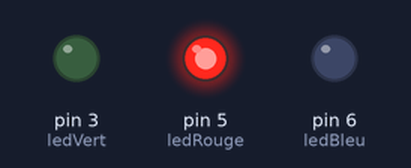
This sketch was run on a simulated Arduino Uno, built with avr-gcc and run on an emulated ATmega328P. Shown: output pins drawn as LEDs (lit = HIGH).

Above: at 0.05 s.
At 0.65 s:
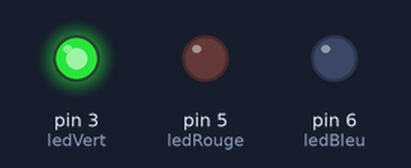
At 1.25 s:
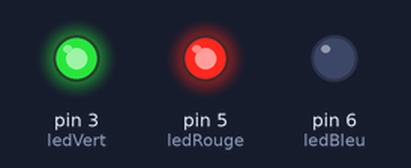
At 2.45 s:
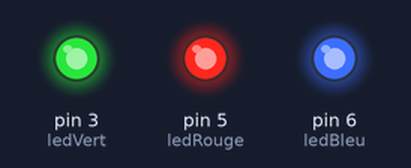
At 3.45 s:
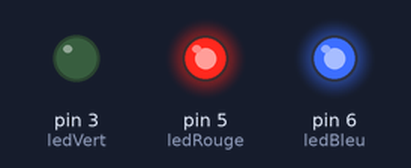
At 4.85 s:
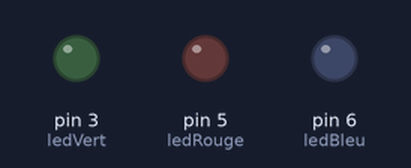
Timing chart, 0 to 6.5 s (numbered marks = the images above):
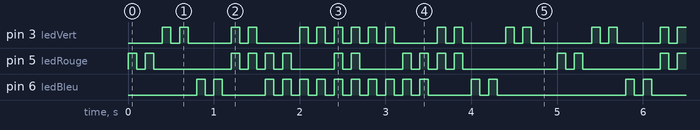

Measured:
- by itself, pin 3 (ledVert), pin 5 (ledRouge), pin 6 (ledBleu): moves between LOW and HIGH, repeating every 5.0 s
- by itself, everything shown: repeats every 5.0 s, in 48 steps

The sketch:

Ruban_LED.ino
```cpp
// --- Bandeau à Leds - Pilotage via Arduino ---
// TXRobotic
// 17/06/2015

// ************ Inialisation des variables ************

const int R = 1; // Inialisation de R (qui correpond au rouge) à l'état haut au démarrage
const int V = 1; // Inialisation de V (qui correpond au vert) à l'état haut au démarrage
const int B = 1; // Inialisation de B (qui correpond au bleu) à l'état haut au démarrage

const int ledVert = 3; // Configuration de la broche 3 (PWM) de l'Arduino à ledVert
const int ledRouge = 5; // Configuration de la broche 5 (PWM) de l'Arduino à ledRouge
const int ledBleu = 6; // Configuration de la broche 6 (PWM) de l'Arduino à ledBleu

void setup()
{
pinMode (ledVert,OUTPUT); // Broche ledVert configurée en sortie
pinMode (ledRouge,OUTPUT); // Broche ledRouge configurée en sortie
pinMode (ledBleu,OUTPUT); // Broche ledBleu configurée en sortie
}

// ************ Début de la boucle principale du programme ************

void loop()
{
/*all_degresif();
delay(200); // Pause de 200ms

all_lentement();
delay(200);
*/
changement_rapide();
delay(200);
/*
changement_lent();
delay(200);
*/
//while(1); // La fonction while(1) permet de réaliser une boucle infinie, votre programme tournera sans s'arrêter
}

// ************ Fonction pour combiner couleurs ON/OFF ************

void ledRVB(int Rouge, int Vert, int Bleu)
{
if (Rouge==1) digitalWrite(ledRouge,HIGH); // allume couleur
if (Rouge==0) digitalWrite(ledRouge,LOW); // éteint couleur

if (Vert==1) digitalWrite(ledVert,HIGH); // allume couleur
if (Vert==0) digitalWrite(ledVert,LOW); // éteint couleur

if (Bleu==1) digitalWrite(ledBleu,HIGH); // allume couleur
if (Bleu==0) digitalWrite(ledBleu,LOW); // éteint couleur
}

// ************ Fonction pour variation progressive des couleurs ************

void ledRVBpwm(int pwmRouge, int pwmVert, int pwmBleu) // reçoit valeur 0-255 par couleur
{
analogWrite(ledRouge, pwmRouge);
analogWrite(ledVert, pwmVert);
analogWrite(ledBleu, pwmBleu);

}

// ************ Fonctions allumage d'une seule couleur ************

void vert () // Allume la LED verte puis l'éteint au bout de 200ms
{
digitalWrite(ledVert,HIGH);
delay(200);

digitalWrite(ledVert,LOW);
delay(200);
}

void rouge () // Allume la LED rouge puis l'éteint au bout de 200ms
{
digitalWrite(ledRouge,HIGH);
delay(200);

digitalWrite(ledRouge,LOW);
delay(200);
}

void bleu () // Allume la LED rouge puis l'éteint au bout de 200ms
{
digitalWrite(ledBleu,HIGH);
delay(200);

digitalWrite(ledBleu,LOW);
delay(200);
}

void violet () // Allume les LEDs Rouge et Bleu pour créer du violet puis l'éteint au bout de 200ms
{
ledRVB(R,0,B);
delay(200);

ledRVB(0,0,0);
delay(200);
}

void jaune () // Allume les LED Rouge et Verte pour créer du jaune puis l'éteint au bout de 200ms
{
ledRVB(R,V,0);
delay(200);

ledRVB(0,0,0);
delay(200);
}

void bleu_clair () // Allume les LEDs Verte et Bleu pour créer du bleu clair puis l'éteint au bout de 200ms
{
ledRVB(0,V,B);
delay(200);

ledRVB(0,0,0);
delay(200);
}

void all () // Allume les 3 LEDs pour créer du blanc puis l'éteint au bout de 200ms
{
ledRVB(R,V,B);
delay(200);

ledRVB(0,0,0);
delay(200);
}

// ************ Fonction clignotement d'une seule couleur ************

void vert_clignotement () // Fait clignoter la LED verte 10 fois
{
for (int i = 0; i < 10 ; i++)
{
digitalWrite(ledVert,HIGH);
delay(200);

digitalWrite(ledVert,LOW);
delay(200);
}
}

// ************ Fonction de dégradé de couleur ************

void all_degresif ()
{
// Variation de rouge
for (int i=0; i<=255; i++) // Prends toutes les valeurs de 0 à 255
{
ledRVBpwm(i,0,0); // Génère une impulsion de largeur voulue pour la couleur
delay(40); // pause de 40ms
}

// variation de bleu - rouge dégressif
for (int i=0; i<=255; i++) // Prends toutes les valeurs de 0 à 255
{
ledRVBpwm(255-i,0,i); // Génère une impulsion de largeur voulue pour la couleur
delay(40); // pause de 40ms
}

// variation de vert - bleu dégressif
for (int i=0; i<=255; i++) // Prends toutes les valeurs de 0 à 255
{
ledRVBpwm(0,i,255-i); // Génère une impulsion de largeur voulue pour la couleur
delay(40); // pause de 40ms
}

// variation de bleu - rouge dégressif
for (int i=0; i<=255; i++) // Prends toutes les valeurs de 0 à 255
{
ledRVBpwm(i,255-i,0); // Génère une impulsion de largeur voulue pour la couleur
delay(40); // pause de 40ms
}
}

// ************ Fonction de changement de couleur lente ************
void changement_lent ()
{
ledRVB(1,0,0);
delay(500);
ledRVB(0,0,0);
delay(200);
ledRVB(0,1,0);
delay(500);
ledRVB(0,0,0);
delay(200);
ledRVB(0,0,1);
delay(500);
ledRVB(0,0,0);
delay(200);
ledRVB(1,1,0);
delay(500);
ledRVB(0,0,0);
delay(200);
ledRVB(1,0,1);
delay(500);
ledRVB(0,0,0);
delay(200);
ledRVB(0,1,1);
delay(500);
ledRVB(0,0,0);
delay(200);
ledRVB(1,1,1);
delay(500);
ledRVB(0,0,0);
delay(200);
ledRVB(0,1,1);
delay(500);
ledRVB(0,0,0);
delay(200);
ledRVB(1,0,1);
delay(500);
ledRVB(0,0,0);
delay(200);
ledRVB(1,1,0);
delay(500);
ledRVB(0,0,0);
delay(200);
ledRVB(0,0,1);
delay(500);
ledRVB(0,0,0);
delay(200);
ledRVB(0,1,0);
delay(500);
ledRVB(0,0,0);
delay(200);
}

// ************ Fonction de changement de couleur rapide ************

void changement_rapide ()
{
ledRVB(1,0,0);
delay(100);
ledRVB(0,0,0);
delay(100);
ledRVB(1,0,0);
delay(100);
ledRVB(0,0,0);
delay(100);

ledRVB(0,1,0);
delay(100);
ledRVB(0,0,0);
delay(100);
ledRVB(0,1,0);
delay(100);
ledRVB(0,0,0);
delay(100);

ledRVB(0,0,1);
delay(100);
ledRVB(0,0,0);
delay(100);
ledRVB(0,0,1);
delay(100);
ledRVB(0,0,0);
delay(100);

ledRVB(1,1,0);
delay(100);
ledRVB(0,0,0);
delay(100);
ledRVB(1,1,0);
delay(100);
ledRVB(0,0,0);
delay(100);

ledRVB(1,0,1);
delay(100);
ledRVB(0,0,0);
delay(100);
ledRVB(1,0,1);
delay(100);
ledRVB(0,0,0);
delay(100);

ledRVB(0,1,1);
delay(100);
ledRVB(0,0,0);
delay(100);
ledRVB(0,1,1);
delay(100);
ledRVB(0,0,0);
delay(100);

ledRVB(1,1,1);
delay(100);
ledRVB(0,0,0);
delay(100);
ledRVB(1,1,1);
delay(100);
ledRVB(0,0,0);
delay(100);

ledRVB(0,1,1);
delay(100);
ledRVB(0,0,0);
delay(100);
ledRVB(0,1,1);
delay(100);
ledRVB(0,0,0);
delay(100);

ledRVB(1,0,1);
delay(100);
ledRVB(0,0,0);
delay(100);
ledRVB(1,0,1);
delay(100);
ledRVB(0,0,0);
delay(100);

ledRVB(1,1,0);
delay(100);
ledRVB(0,0,0);
delay(100);
ledRVB(1,1,0);
delay(100);
ledRVB(0,0,0);
delay(100);

ledRVB(0,0,1);
delay(100);
ledRVB(0,0,0);
delay(100);
ledRVB(0,0,1);
delay(100);
ledRVB(0,0,0);
delay(100);

ledRVB(0,1,0);
delay(100);
ledRVB(0,0,0);
delay(100);
ledRVB(0,1,0);
delay(100);
ledRVB(0,0,0);
delay(100);
}

// ************ Fonction de changement de couleur une par une lentement ************

void all_lentement ()
{
for (int i = 0; i < 256; i++)
{
analogWrite(ledVert, i);
analogWrite(ledRouge, i);
analogWrite(ledBleu, i);
delay(100);
}
}
```
